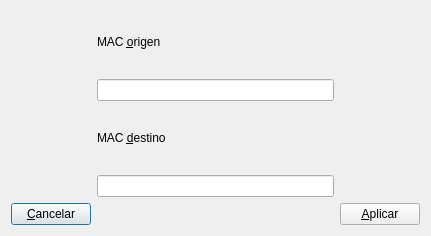
<?xml version="1.0" encoding="UTF-8"?>
<ui version="4.0">
 <class>MACRules</class>
 <widget class="QDialog" name="MACRules">
  <property name="geometry">
   <rect>
    <x>0</x>
    <y>0</y>
    <width>431</width>
    <height>236</height>
   </rect>
  </property>
  <property name="windowTitle">
   <string>Nueva regla MAC</string>
  </property>
  <layout class="QHBoxLayout" name="horizontalLayout">
   <item>
    <layout class="QGridLayout" name="gridLayout">
     <item row="4" column="0">
      <widget class="QPushButton" name="cancel_button">
       <property name="text">
        <string>&amp;Cancelar</string>
       </property>
      </widget>
     </item>
     <item row="2" column="1">
      <widget class="QLabel" name="label_2">
       <property name="text">
        <string>MAC &amp;destino</string>
       </property>
       <property name="buddy">
        <cstring>input_mac_to</cstring>
       </property>
      </widget>
     </item>
     <item row="3" column="1">
      <widget class="QLineEdit" name="input_mac_to"/>
     </item>
     <item row="0" column="1">
      <widget class="QLabel" name="label">
       <property name="text">
        <string>MAC &amp;origen</string>
       </property>
       <property name="buddy">
        <cstring>input_mac_from</cstring>
       </property>
      </widget>
     </item>
     <item row="4" column="2">
      <widget class="QPushButton" name="accept_button">
       <property name="text">
        <string>&amp;Aplicar</string>
       </property>
      </widget>
     </item>
     <item row="1" column="1">
      <widget class="QLineEdit" name="input_mac_from"/>
     </item>
    </layout>
   </item>
  </layout>
 </widget>
 <tabstops>
  <tabstop>input_mac_from</tabstop>
  <tabstop>input_mac_to</tabstop>
  <tabstop>cancel_button</tabstop>
  <tabstop>accept_button</tabstop>
 </tabstops>
 <resources/>
 <connections>
  <connection>
   <sender>cancel_button</sender>
   <signal>clicked()</signal>
   <receiver>MACRules</receiver>
   <slot>reject()</slot>
   <hints>
    <hint type="sourcelabel">
     <x>22</x>
     <y>212</y>
    </hint>
    <hint type="destinationlabel">
     <x>75</x>
     <y>172</y>
    </hint>
   </hints>
  </connection>
  <connection>
   <sender>accept_button</sender>
   <signal>clicked()</signal>
   <receiver>MACRules</receiver>
   <slot>accept()</slot>
   <hints>
    <hint type="sourcelabel">
     <x>413</x>
     <y>206</y>
    </hint>
    <hint type="destinationlabel">
     <x>361</x>
     <y>172</y>
    </hint>
   </hints>
  </connection>
 </connections>
</ui>
